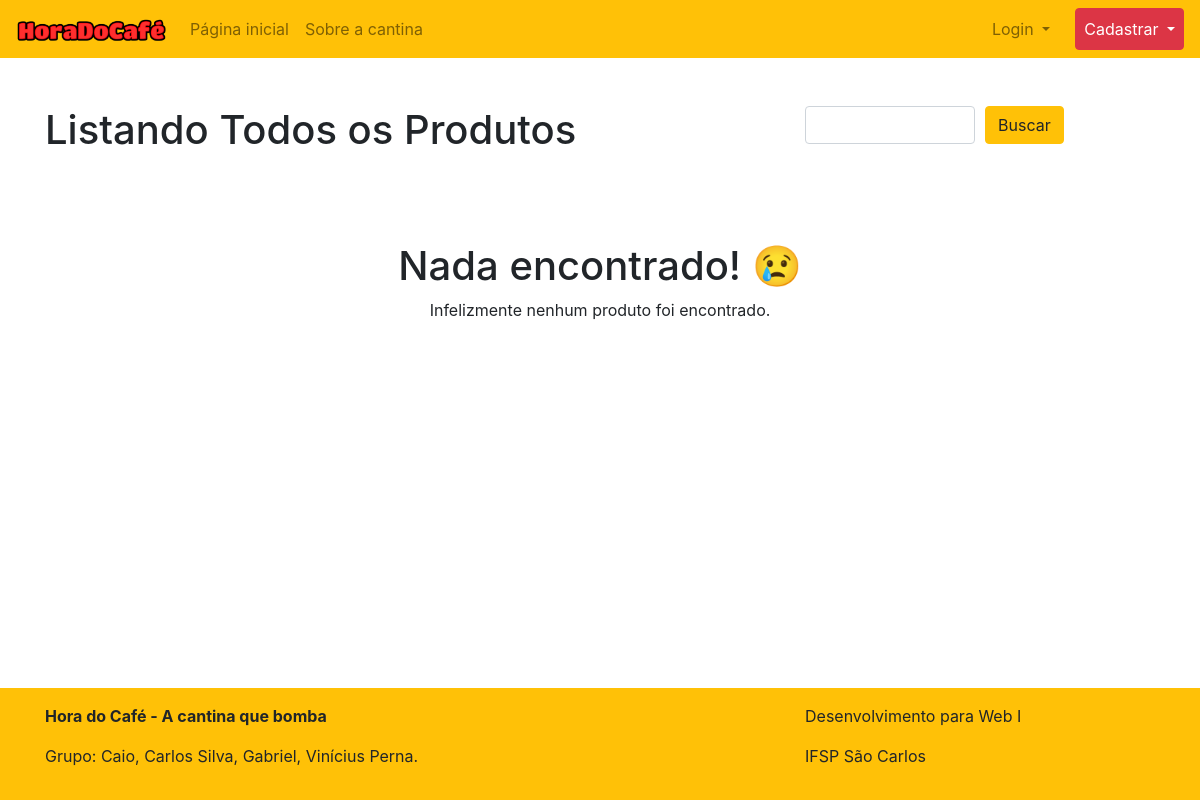
/listar.php, run on an earlier commit of the app's database.
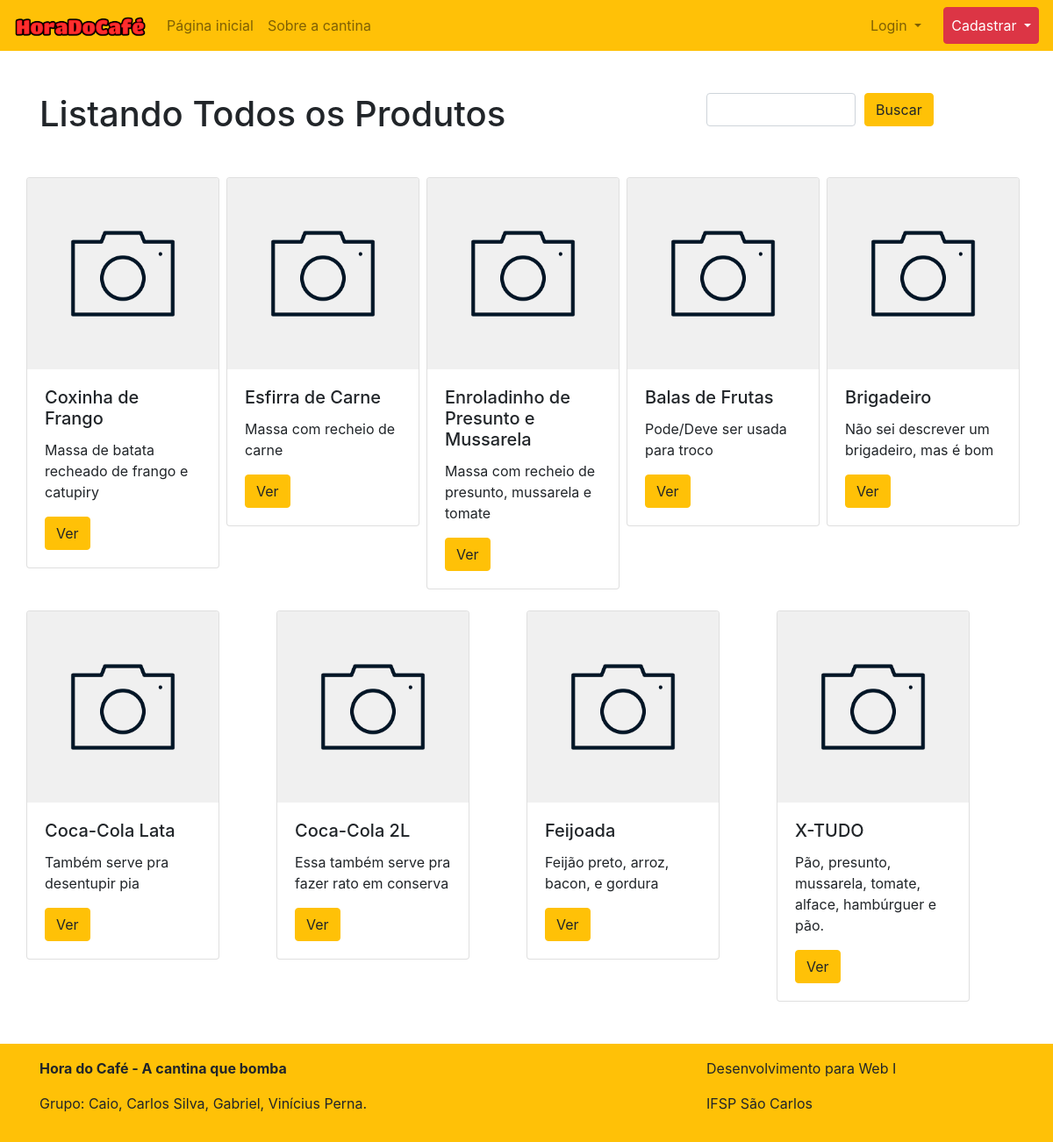
And on a later commit of the database.
### tables this page shows
CREATE TABLE IF NOT EXISTS Produto (
    id INT AUTO_INCREMENT,
    nome VARCHAR(128) NOT NULL,
    observacao VARCHAR(128) NOT NULL,
    categoria INT,
    quantidade INT DEFAULT 0,
    descricao VARCHAR(512) NOT NULL,
    preco DOUBLE NOT NULL,
    imagem VARCHAR(256) DEFAULT "padrao.png" NOT NULL,
    PRIMARY KEY(id),
    FOREIGN KEY(categoria) REFERENCES Categoria(id)
);

### php/DAO/ProdutoDAO.php (called while the page is built, shortened)
<?php
    require($_SERVER['DOCUMENT_ROOT'] . "/horadocafe/php/conn.php");
    class ProdutoDAO{
        function listar($busca){
            $conexao = conectar();
            $busca = "%" . $busca . "%";
            $query = "SELECT * FROM Produto WHERE UPPER(nome) LIKE UPPER(?) AND id != 1;";
            $stmt = mysqli_prepare($conexao,$query);
            mysqli_stmt_bind_param($stmt,"s",$busca);
            $resultado = executar_SQL($conexao,$stmt);
            return lerResultado($resultado);
        }
    }
?>

### php/conn.php (called while the page is built, shortened)
<?php
if(!function_exists('executar_SQL')){
    function executar_SQL($conexao, $stmt){
        mysqli_stmt_execute($stmt) or die("Falha ao executar a consulta: " . $stmt->error);
        $resultado = mysqli_stmt_get_result($stmt);
        return $resultado;
    }
}
if(!function_exists('lerResultado')){
    function lerResultado($resultado){
        $arrayResultado = [];
        for($i=0;$i<mysqli_num_rows($resultado);$i++){
            $arrayResultado[$i] = mysqli_fetch_assoc($resultado);
        }
        return $arrayResultado;
    }
}
?>

### listar.php (the view, shortened to what this page needs)
<!doctype html>
<html>
    <head>
        <link rel="stylesheet" href="https://stackpath.bootstrapcdn.com/bootstrap/4.1.3/css/bootstrap.min.css">
        <link rel="stylesheet" type="text/CSS" href="css/estilo.css">
        <?php require "php/DAO/ProdutoDAO.php";
            $produtoDAO = new ProdutoDAO();
            $busca = "";
            if(isset($_GET['opcao'])){
                $opcao = $_GET['opcao'];
                if($opcao == "novidades"){
                    $produtos = $produtoDAO->listarNovos();
                    $nomeBusca = "Novidades";
                }else{
                    $categoriaDAO = new CategoriaDAO();
                    $categoria = $categoriaDAO->get($opcao);
                    if(isset($categoria)){
                        $produtos = $produtoDAO->listarCategoria($opcao);
                        $nomeBusca = $categoria['nome'];
                    }else{
                        $produtos = $produtoDAO->listar("");
                        $nomeBusca = "Todos os Produtos";
                    }
                }
            }else{
                if($busca != ""){
                    $nomeBusca = "Busca por " . $busca;
                }else{
                    $nomeBusca = "Todos os Produtos";
                }
                $produtos = $produtoDAO->listar($busca);
            }
        ?>
    </head>
    <body>
        <?php require_once "php/imprimeNav.php"?>
        <div class="container-fluid">
            <div class="container pb-5">
                <div class="row mt-5 mb-3">
                    <div class="col-12 col-md-8">
                        <h1>Listando <?php echo $nomeBusca; ?></h1>
                    </div>
                    <div class="col-12 col-md-4">
                        <form action="listar.php" method="GET">
                            <div class="form-row">
                                <div class="col">
                                    <input type="text" class="form-control" name="busca" placeholder="<?php echo $busca; ?>">
                                </div>
                                <div class="col">
                                    <button type="submit" class="btn btn-warning">Buscar</button>
                                </div>
                            </div>
                        </form>
                    </div>
                </div>
                    <div class="row">
                        <?php
                            if(count($produtos) != 0){
                                foreach($produtos as $produto){?>
                                    <div class="col px-0">
                                        <div class="card cardproduto mt-4">
                                            <img class="card-img-top" src="imgProduto/padrao.png">
                                            <div class="card-body">
                                                <h5 class="card-title"><?php echo $produto['nome']; ?></h5>
                                                <p class="card-text"><?php echo $produto['descricao']; ?></p>
                                                <a href="detalhes.php?id=<?php echo $produto['id']; ?>" class="btn btn-warning">Ver</a>
                                            </div>
                                        </div>
                                    </div>
                                <?php }
                            }else{ ?>
                                <div class="col px-0">
                                    <div class="jumbotron jumbotron-fluid">
                                        <div class="container text-center">
                                            <h1>Nada encontrado! 😢</h1>
                                            <p>Infelizmente nenhum produto foi encontrado.</p>
                                        </div>
                                    </div>
                                </div>
                            <?php }
                        ?>
                    </div>
                </div>
            </div>
        <?php require_once "php/imprimeFooter.php"?>
    </body>
</html>

### php/imprimeNav.php (shortened to what this page needs)
<nav class="navbar navbar-expand-lg navbar-light bg-warning">
    <a class="navbar-brand" href="index.php"><img src="img/logohorizontal.png" width="150px"></a>
    <div class="collapse navbar-collapse" id="navbarSupportedContent">
        <ul class="navbar-nav mr-auto">
            <li class="nav-item">
                <a class="nav-link" href="index.php">Página inicial</a>
            </li>
            <li class="nav-item">
                <a class="nav-link" href="sobre.php">Sobre a cantina</a>
            </li>
        </ul>
        <ul class="navbar-nav">
        <?php
        if(isset($_SESSION['email']) && isset($_SESSION['senha'])){
            if($_SESSION['admin'] == 1){
        ?>
            <li class="nav-item dropdown">
                <a class="nav-link dropdown-toggle btn btn-danger" href="#" id="navbarDropdownMenuLink" role="button" data-toggle="dropdown" aria-haspopup="true" aria-expanded="false">
                    Área administrativa
                </a>
                <div class="dropdown-menu" aria-labelledby="navbarDropdownMenuLink">
                    <a class="dropdown-item" href="adminPedidos.php">Pedidos</a>
                    <a class="dropdown-item" href="adminProdutos.php">Produtos</a>
                    <a class="dropdown-item" href="adminUsuarios.php">Usuários</a>
                </div>
            </li>
        <?php
            }
        ?>
            <li class="nav-item">
                <a class="nav-link" href="perfil.php">Meu perfil</a>
            </li>
            <li class="nav-item">
                <a class="nav-link" href="carrinho.php">Carrinho <span class="badge badge-danger"><?php echo isset($_SESSION['produtos']) ? count($_SESSION['produtos']) : "0";?></span></a>
            </li>
            <li class="nav-item">
                <a class="nav-link" href="php/sair.php">Sair</a>
            </li>
        </ul>
        <?php
        }else{
        ?>
            <form class="form-inline" method="POST" action="php/login.php">
                <li class="nav-item dropdown">
                    <a class="nav-link dropdown-toggle btn btn-link mr-3" href="" id="navbarLogin" data-toggle="dropdown" aria-haspopup="true" aria-expanded="false">
                        Login
                    </a>
                </li>
            </form>
            <form class="form-inline" method="POST" action="php/cadastrarUsuario.php">
                <li class="nav-item dropdown">
                    <a class="nav-link dropdown-toggle btn btn-danger" href="" id="navbarLogin" data-toggle="dropdown" aria-haspopup="true" aria-expanded="false">
                        Cadastrar
                    </a>
                </li>
            </form>
        </ul>
        <?php }?>
    </div>
</nav>

### php/imprimeFooter.php
<footer class="footer container-fluid bg-warning py-3">
    <div class="container">
        <div class="row">
            <div class="col-12 col-md-8 text-center text-md-left">
                <p class="font-weight-bold">Hora do Café - A cantina que bomba</p>
                <p>Grupo: Caio, Carlos Silva, Gabriel, Vinícius Perna.</p>
            </div>
            <div class="col-12 col-md-4 text-center text-md-left">
                <p>Desenvolvimento para Web I</p>
                <p>IFSP São Carlos</p>
            </div>
        </div>
    </div>
</footer>

### css/estilo.css (style rules this page uses)
html { position: relative; min-height: 100%; }
body { margin-bottom: 112px; }
.footer { position: absolute; bottom: 0; width: 100%; }
.navbar a { color: black; }
.navbar .btn-danger { color: white !important; }
.cardproduto { width: 220px; }
.jumbotron { background-color: transparent; }

What changed in the data, as far as the page shows it:
added produto: nome "Coxinha de Frango", descricao "Massa de batata recheado de frango e catupiry"
added produto: nome "Esfirra de Carne", descricao "Massa com recheio de carne"
added produto: nome "Enroladinho de Presunto e Mussarela", descricao "Massa com recheio de presunto, mussarela e tomate"
added produto: nome "Balas de Frutas", descricao "Pode/Deve ser usada para troco"
added produto: nome "Brigadeiro", descricao "Não sei descrever um brigadeiro, mas é bom"
added produto: nome "Coca-Cola Lata", descricao "Também serve pra desentupir pia"
added produto: nome "Coca-Cola 2L", descricao "Essa também serve pra fazer rato em conserva"
added produto: nome "Feijoada", descricao "Feijão preto, arroz, bacon, e gordura"
added produto: nome "X-TUDO", descricao "Pão, presunto, mussarela, tomate, alface, hambúrguer e pão."
Also different on the page:
text no longer shown: "Nada encontrado! 😢 Infelizmente nenhum produto foi encontrado."
